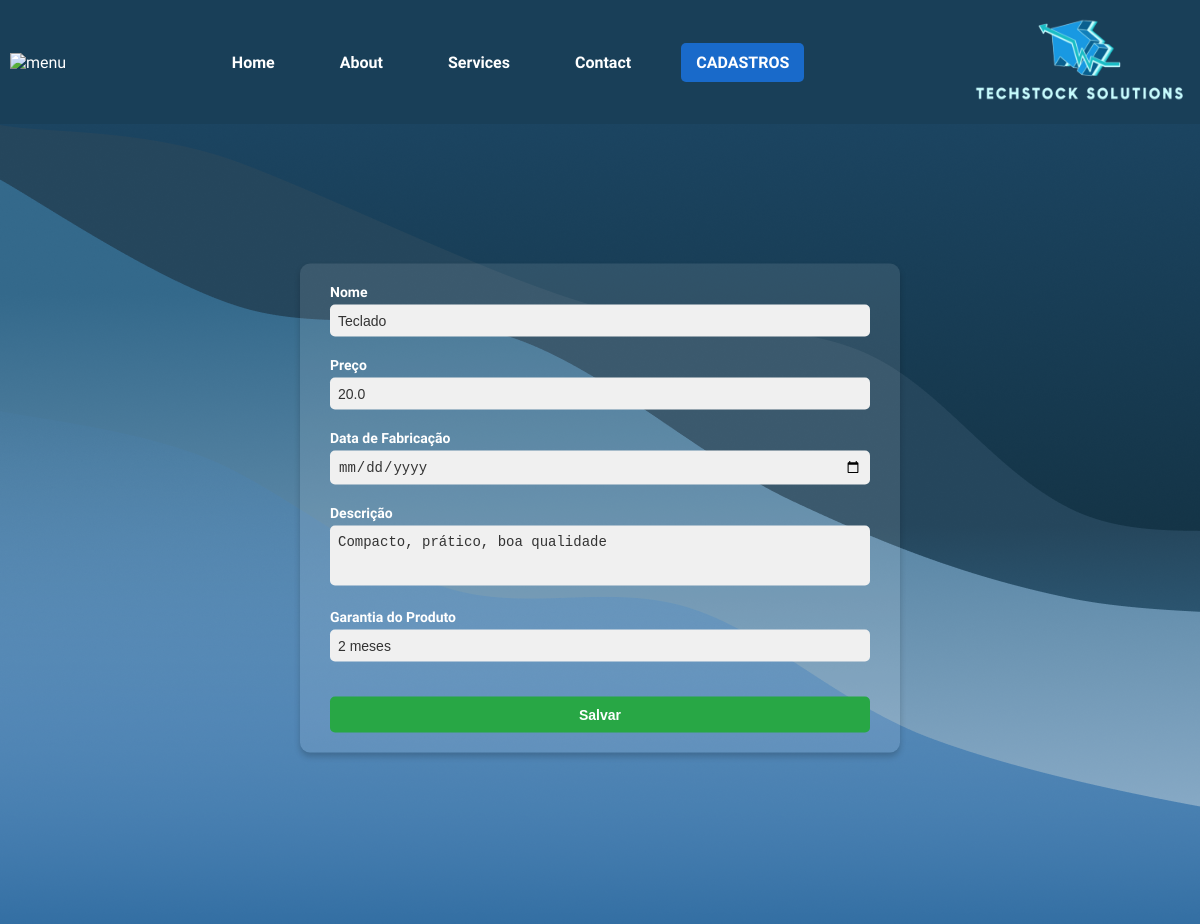
Screenshot of /editar_produto/2 with the database file from the repository.
### models.py (models this page shows, shortened)
class Produto(Base):
    query = None
    __tablename__ = 'produtos'
    id_produto = Column(Integer, primary_key=True)
    nome = Column(String(40), nullable=False, index=True)
    preco = Column(Float(20), nullable=False, index=True)
    data_fabricacao = Column(String(255), nullable=False, index=True)
    descricao = Column(String(255), nullable=False, index=True)
    quantidade = Column(Integer, index=True)
    id_categoria_produto = Column(Integer, ForeignKey('categorias.id_categoria'), nullable=False, index=True)
    categoria = relationship('Categoria')  #
    versao_produto = Column(String(255), index=True)
    garantia_produto = Column(String(255), index=True)
    desconto_produto = Column(Integer, index=True)
    movimentacoes = relationship('Movimentacao', back_populates="produto")

### app.py (the view, shortened to what this page needs)
@app.route('/editar_produto/<int:id_p>', methods=['GET', 'POST'])
def editar_produto(id_p):
    produto = db_session.execute(select(Produto).where(Produto.id_produto == id_p)).scalar()
    return render_template('editar_produto.html', produto=produto)

### templates/editar_produto.html
{% extends 'home.html' %}
{% block conteudo %}
<div class="formeditar">
    <form action="{{ url_for('editar_produto', id_p=2) }}" method="POST">
        <label>Nome</label>
        <label>
            <input type="text" name="form_nome" value="{{ produto.nome }}" required>
        </label>
        <label>Preço</label>
        <label>
            <input type="number" step="0.01" name="form_preco" value="{{ produto.preco }}" required>
        </label>
        <label>Data de Fabricação</label>
        <label>
            <input type="date" name="form_data_fabricacao" value="{{ produto.data_fabricacao }}" required>
        </label>
        <label>Descrição</label>
        <label>
            <textarea name="form_descricao" required>{{ produto.descricao }}</textarea>
        </label>
        <label>Garantia do Produto</label>
        <label>
            <input type="text" name="form_garantia_produto" value="{{ produto.garantia_produto }}" required>
        </label>
        <button class="btn btn-success">Salvar</button>
    </form>
</div>
{% endblock conteudo %}

### static/home.css (style rules this page uses)
* { margin: 0; padding: 0; box-sizing: border-box; }
body { font-family: 'Lexend', sans-serif; background-color: #f5f5f5; overflow: hidden; }
body { font-family: 'Lexend', sans-serif; color: #fff; margin: 0; }
.formeditar { background-color: rgba(255, 255, 255, 0.1); border-radius: 10px; padding: 20px 30px; box-shadow: 0 4px 6px rgba(0, 0, 0, 0.2); max-width: 600px; width: 100%; position: absolute; top: 55%; left: 50%; transform: translate(-50%, -50%); }
.formeditar label { font-size: 14px; font-weight: bold; color: white; display: block; margin-bottom: 5px; }
.formeditar input[type="text"], .formeditar input[type="number"], .formeditar input[type="date"], .formeditar textarea { width: 100%; padding: 8px; margin-bottom: 15px; border: none; border-radius: 5px; outline: none; font-size: 14px; background-color: #f0f0f0; color: #333; }
.formeditar textarea { resize: none; height: 60px; }
.formeditar button { margin-top: 15px; padding: 10px 15px; font-size: 14px; font-weight: bold; color: white; background-color: #28a745; border: none; border-radius: 5px; cursor: pointer; transition: background-color 0.3s ease; width: 100%; }

### rows the page displays
Produto: form_nome "Teclado", form_preco "20.0", form_descricao "Compacto, prático, boa qualidade", form_garantia_produto "2 meses"
